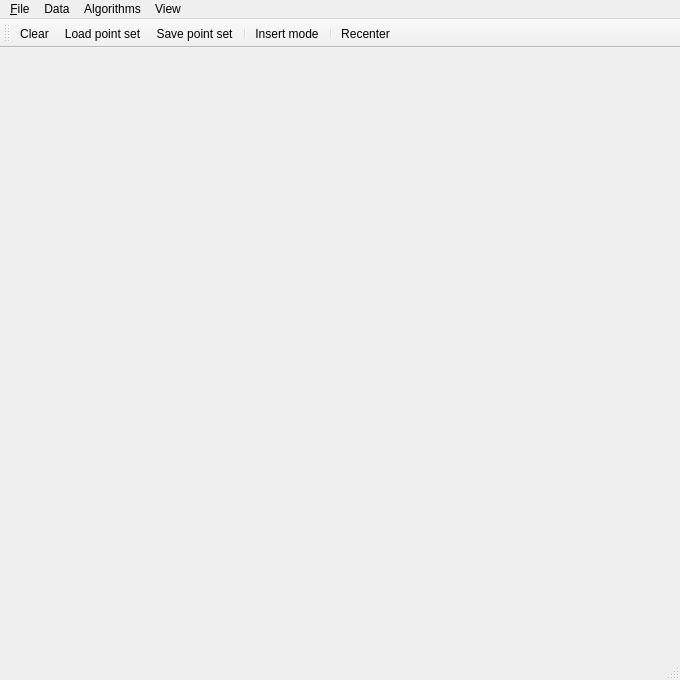
<?xml version="1.0" encoding="UTF-8"?>
<ui version="4.0">
 <author>Pierre Alliez</author>
 <class>MainWindow</class>
 <widget class="QMainWindow" name="MainWindow">
  <property name="geometry">
   <rect>
    <x>0</x>
    <y>0</y>
    <width>680</width>
    <height>680</height>
   </rect>
  </property>
  <property name="windowTitle">
   <string>CGAL 2D Reconstruction and Simplification</string>
  </property>
  <widget class="QWidget" name="centralwidget">
   <layout class="QGridLayout">
    <item row="0" column="0">
     <layout class="QVBoxLayout">
      <property name="sizeConstraint">
       <enum>QLayout::SetDefaultConstraint</enum>
      </property>
      <item>
       <widget class="GlViewer" name="viewer" native="true">
        <property name="focusPolicy">
         <enum>Qt::StrongFocus</enum>
        </property>
        <property name="locale">
         <locale language="English" country="UnitedStates"/>
        </property>
       </widget>
      </item>
     </layout>
    </item>
   </layout>
  </widget>
  <widget class="QStatusBar" name="statusbar"/>
  <widget class="QMenuBar" name="menubar">
   <property name="geometry">
    <rect>
     <x>0</x>
     <y>0</y>
     <width>680</width>
     <height>21</height>
    </rect>
   </property>
   <widget class="QMenu" name="menuFile">
    <property name="title">
     <string>&amp;File</string>
    </property>
    <addaction name="actionLoadPoints"/>
    <addaction name="actionSave"/>
    <addaction name="separator"/>
    <addaction name="actionQuit"/>
   </widget>
   <widget class="QMenu" name="menuPoint_set">
    <property name="title">
     <string>Data</string>
    </property>
    <widget class="QMenu" name="menuPredefined">
     <property name="title">
      <string>Predefined</string>
     </property>
     <addaction name="actionLine"/>
     <addaction name="actionParallel_lines"/>
     <addaction name="actionCircle"/>
     <addaction name="actionHalf_circle"/>
     <addaction name="actionWidely_variable_sampling"/>
     <addaction name="actionSpiral"/>
     <addaction name="actionBox"/>
     <addaction name="actionBoxes"/>
     <addaction name="actionBox_with_boundaries"/>
     <addaction name="actionBox_with_missing_corners"/>
     <addaction name="actionStar"/>
     <addaction name="actionStair"/>
     <addaction name="actionSkyline"/>
     <addaction name="actionIncreasingly_sharp_angles"/>
    </widget>
    <addaction name="actionInsertPoint"/>
    <addaction name="menuPredefined"/>
    <addaction name="separator"/>
    <addaction name="actionNoise"/>
    <addaction name="actionAdd_outliers"/>
    <addaction name="separator"/>
    <addaction name="actionDecimate"/>
    <addaction name="actionSubdivide"/>
    <addaction name="separator"/>
    <addaction name="actionClear"/>
   </widget>
   <widget class="QMenu" name="menuAlgorithms">
    <property name="title">
     <string>Algorithms</string>
    </property>
    <addaction name="actionReconstruction_one_step"/>
    <addaction name="actionReconstruction_10_steps"/>
    <addaction name="actionReconstruction_100_steps"/>
    <addaction name="actionReconstruction_1000_steps"/>
    <addaction name="actionReconstruction_until"/>
    <addaction name="separator"/>
    <addaction name="actionRelocate_vertices"/>
    <addaction name="actionReconstruction_reinit"/>
    <addaction name="separator"/>
    <addaction name="actionOutput_console"/>
    <addaction name="separator"/>
    <addaction name="actionSet_options"/>
    <addaction name="separator"/>
   </widget>
   <widget class="QMenu" name="menuView">
    <property name="title">
     <string>View</string>
    </property>
    <addaction name="actionView_points"/>
    <addaction name="separator"/>
    <addaction name="actionView_vertices"/>
    <addaction name="actionView_edges"/>
    <addaction name="separator"/>
    <addaction name="actionView_ghost"/>
    <addaction name="actionView_relevance"/>
    <addaction name="separator"/>
    <addaction name="actionView_edge_cost"/>
    <addaction name="actionView_edge_priority"/>
    <addaction name="separator"/>
    <addaction name="actionView_bins"/>
    <addaction name="actionView_foot_points"/>
    <addaction name="actionView_relocation"/>
    <addaction name="separator"/>
    <addaction name="actionRecenter"/>
   </widget>
   <addaction name="menuFile"/>
   <addaction name="menuPoint_set"/>
   <addaction name="menuAlgorithms"/>
   <addaction name="menuView"/>
  </widget>
  <widget class="QToolBar" name="toolBar">
   <property name="windowTitle">
    <string>toolBar</string>
   </property>
   <property name="locale">
    <locale language="English" country="UnitedStates"/>
   </property>
   <attribute name="toolBarArea">
    <enum>TopToolBarArea</enum>
   </attribute>
   <attribute name="toolBarBreak">
    <bool>false</bool>
   </attribute>
   <addaction name="actionClear"/>
   <addaction name="actionLoadPoints"/>
   <addaction name="actionSave"/>
   <addaction name="separator"/>
   <addaction name="actionInsertPoint"/>
   <addaction name="separator"/>
   <addaction name="actionRecenter"/>
  </widget>
  <action name="actionQuit">
   <property name="text">
    <string>Quit</string>
   </property>
   <property name="shortcut">
    <string>Ctrl+Q</string>
   </property>
  </action>
  <action name="actionInsertPoint">
   <property name="checkable">
    <bool>true</bool>
   </property>
   <property name="checked">
    <bool>false</bool>
   </property>
   <property name="icon">
    <iconset resource="pwsrec.qrc">
     <normaloff>:/icons/inputPoint.png</normaloff>:/icons/inputPoint.png</iconset>
   </property>
   <property name="text">
    <string>Insert mode</string>
   </property>
   <property name="toolTip">
    <string>Insert Point</string>
   </property>
   <property name="statusTip">
    <string>Insert Point</string>
   </property>
  </action>
  <action name="actionClear">
   <property name="icon">
    <iconset resource="pwsrec.qrc">
     <normaloff>:/icons/fileNew.png</normaloff>:/icons/fileNew.png</iconset>
   </property>
   <property name="text">
    <string>Clear</string>
   </property>
   <property name="statusTip">
    <string>Clear</string>
   </property>
   <property name="shortcut">
    <string>Space</string>
   </property>
  </action>
  <action name="actionLoadPoints">
   <property name="icon">
    <iconset resource="pwsrec.qrc">
     <normaloff>:/icons/fileOpen.png</normaloff>:/icons/fileOpen.png</iconset>
   </property>
   <property name="text">
    <string>Load point set...</string>
   </property>
   <property name="statusTip">
    <string>Load point set</string>
   </property>
   <property name="shortcut">
    <string>Ctrl+O</string>
   </property>
  </action>
  <action name="actionSave">
   <property name="icon">
    <iconset resource="pwsrec.qrc">
     <normaloff>:/icons/fileSave.png</normaloff>:/icons/fileSave.png</iconset>
   </property>
   <property name="text">
    <string>Save point set...</string>
   </property>
   <property name="statusTip">
    <string>Save point set</string>
   </property>
   <property name="shortcut">
    <string>Ctrl+S</string>
   </property>
  </action>
  <action name="actionCircle">
   <property name="text">
    <string>Circle...</string>
   </property>
  </action>
  <action name="actionHalf_circle">
   <property name="text">
    <string>Half circle...</string>
   </property>
  </action>
  <action name="actionBox">
   <property name="text">
    <string>Box...</string>
   </property>
   <property name="shortcut">
    <string>B</string>
   </property>
  </action>
  <action name="actionLine">
   <property name="text">
    <string>Line...</string>
   </property>
  </action>
  <action name="actionReconstruction_reinit">
   <property name="text">
    <string>Re-init</string>
   </property>
   <property name="shortcut">
    <string>I</string>
   </property>
  </action>
  <action name="actionReconstruction_one_step">
   <property name="text">
    <string>Run 1 step</string>
   </property>
   <property name="shortcut">
    <string>R</string>
   </property>
  </action>
  <action name="actionView_foot_points">
   <property name="checkable">
    <bool>true</bool>
   </property>
   <property name="checked">
    <bool>false</bool>
   </property>
   <property name="text">
    <string>Foot points</string>
   </property>
   <property name="statusTip">
    <string>View foot points</string>
   </property>
   <property name="shortcut">
    <string>F</string>
   </property>
  </action>
  <action name="actionView_points">
   <property name="checkable">
    <bool>true</bool>
   </property>
   <property name="checked">
    <bool>true</bool>
   </property>
   <property name="text">
    <string>Points</string>
   </property>
   <property name="statusTip">
    <string>View points</string>
   </property>
   <property name="shortcut">
    <string>P</string>
   </property>
  </action>
  <action name="actionView_edges">
   <property name="checkable">
    <bool>true</bool>
   </property>
   <property name="checked">
    <bool>false</bool>
   </property>
   <property name="text">
    <string>Triangulation</string>
   </property>
   <property name="statusTip">
    <string>View edges of the triangulation</string>
   </property>
   <property name="shortcut">
    <string>T</string>
   </property>
  </action>
  <action name="actionRecenter">
   <property name="icon">
    <iconset resource="pwsrec.qrc">
     <normaloff>:/icons/fit-page-32.png</normaloff>:/icons/fit-page-32.png</iconset>
   </property>
   <property name="text">
    <string>Recenter</string>
   </property>
  </action>
  <action name="actionView_vertices">
   <property name="checkable">
    <bool>true</bool>
   </property>
   <property name="checked">
    <bool>true</bool>
   </property>
   <property name="text">
    <string>Vertices</string>
   </property>
   <property name="shortcut">
    <string>V</string>
   </property>
  </action>
  <action name="actionBoxes">
   <property name="text">
    <string>Two boxes...</string>
   </property>
  </action>
  <action name="actionStair">
   <property name="text">
    <string>Stair...</string>
   </property>
  </action>
  <action name="actionSkyline">
   <property name="text">
    <string>Skyline...</string>
   </property>
  </action>
  <action name="actionView_edge_priority">
   <property name="checkable">
    <bool>true</bool>
   </property>
   <property name="checked">
    <bool>false</bool>
   </property>
   <property name="text">
    <string>Edge priority</string>
   </property>
   <property name="shortcut">
    <string>Z</string>
   </property>
  </action>
  <action name="actionReconstruction_10_steps">
   <property name="text">
    <string>Run 10 steps</string>
   </property>
   <property name="shortcut">
    <string>1</string>
   </property>
  </action>
  <action name="actionReconstruction_100_steps">
   <property name="text">
    <string>Run 100 steps</string>
   </property>
   <property name="shortcut">
    <string>2</string>
   </property>
  </action>
  <action name="actionReconstruction_1000_steps">
   <property name="text">
    <string>Run 1,000 steps</string>
   </property>
   <property name="shortcut">
    <string>3</string>
   </property>
  </action>
  <action name="actionAdd_outliers">
   <property name="text">
    <string>Add outliers...</string>
   </property>
  </action>
  <action name="actionSnapshot">
   <property name="icon">
    <iconset resource="pwsrec.qrc">
     <normaloff>:/icons/snapshot.png</normaloff>:/icons/snapshot.png</iconset>
   </property>
   <property name="text">
    <string>Snapshot</string>
   </property>
   <property name="shortcut">
    <string>Ctrl+C</string>
   </property>
  </action>
  <action name="actionIncreasingly_sharp_angles">
   <property name="text">
    <string>Increasingly sharp angles...</string>
   </property>
  </action>
  <action name="actionBox_with_boundaries">
   <property name="text">
    <string>Box with boundaries...</string>
   </property>
  </action>
  <action name="actionBox_with_missing_corners">
   <property name="text">
    <string>Box with missing corners...</string>
   </property>
  </action>
  <action name="actionStar">
   <property name="text">
    <string>Star...</string>
   </property>
  </action>
  <action name="actionSpiral">
   <property name="text">
    <string>Spiral...</string>
   </property>
  </action>
  <action name="actionView_edge_cost">
   <property name="checkable">
    <bool>true</bool>
   </property>
   <property name="checked">
    <bool>false</bool>
   </property>
   <property name="text">
    <string>Edge cost</string>
   </property>
   <property name="shortcut">
    <string>C</string>
   </property>
  </action>
  <action name="actionReconstruction_until">
   <property name="text">
    <string>Run until...</string>
   </property>
   <property name="shortcut">
    <string>U</string>
   </property>
  </action>
  <action name="actionParallel_lines">
   <property name="text">
    <string>Parallel lines...</string>
   </property>
  </action>
  <action name="actionNoise">
   <property name="text">
    <string>Noise...</string>
   </property>
   <property name="shortcut">
    <string>N</string>
   </property>
  </action>
  <action name="actionRelocate_vertices">
   <property name="text">
    <string>Relocate all vertices</string>
   </property>
   <property name="shortcut">
    <string>L</string>
   </property>
  </action>
  <action name="actionView_relocation">
   <property name="checkable">
    <bool>true</bool>
   </property>
   <property name="text">
    <string>Relocation</string>
   </property>
   <property name="shortcut">
    <string>Shift+L</string>
   </property>
  </action>
  <action name="actionView_ghost">
   <property name="checkable">
    <bool>true</bool>
   </property>
   <property name="checked">
    <bool>false</bool>
   </property>
   <property name="text">
    <string>Ghost edges</string>
   </property>
   <property name="shortcut">
    <string>G</string>
   </property>
  </action>
  <action name="actionInvert_mass">
   <property name="text">
    <string>Invert mass</string>
   </property>
   <property name="shortcut">
    <string>Shift+I</string>
   </property>
  </action>
  <action name="actionView_relevance">
   <property name="checkable">
    <bool>true</bool>
   </property>
   <property name="checked">
    <bool>true</bool>
   </property>
   <property name="text">
    <string>Relevance</string>
   </property>
   <property name="shortcut">
    <string>Shift+R</string>
   </property>
  </action>
  <action name="actionView_tolerance">
   <property name="checkable">
    <bool>true</bool>
   </property>
   <property name="text">
    <string>Tolerance</string>
   </property>
   <property name="shortcut">
    <string>Shift+T</string>
   </property>
  </action>
  <action name="actionClamp_mass">
   <property name="text">
    <string>Clamp mass</string>
   </property>
  </action>
  <action name="actionView_bins">
   <property name="checkable">
    <bool>true</bool>
   </property>
   <property name="text">
    <string>Bins</string>
   </property>
   <property name="shortcut">
    <string>Shift+B</string>
   </property>
  </action>
  <action name="actionSubdivide">
   <property name="text">
    <string>Subdivide</string>
   </property>
  </action>
  <action name="actionWidely_variable_sampling">
   <property name="text">
    <string>Widely variable sampling</string>
   </property>
  </action>
  <action name="actionDecimate">
   <property name="text">
    <string>Decimate...</string>
   </property>
  </action>
  <action name="actionKeep_one_point_out_of_n">
   <property name="text">
    <string>One point out of n</string>
   </property>
  </action>
  <action name="actionSet_MChoice">
   <property name="checkable">
    <bool>true</bool>
   </property>
   <property name="text">
    <string>Multiple Choice</string>
   </property>
   <property name="shortcut">
    <string>M</string>
   </property>
  </action>
  <action name="actionSet_options">
   <property name="text">
    <string>Options...</string>
   </property>
   <property name="shortcut">
    <string>O</string>
   </property>
  </action>
  <action name="actionOutput_console">
   <property name="text">
    <string>Output to console</string>
   </property>
  </action>
 </widget>
 <customwidgets>
  <customwidget>
   <class>GlViewer</class>
   <extends>QWidget</extends>
   <header>glviewer.h</header>
   <container>1</container>
  </customwidget>
 </customwidgets>
 <resources>
  <include location="pwsrec.qrc"/>
 </resources>
 <connections/>
</ui>
